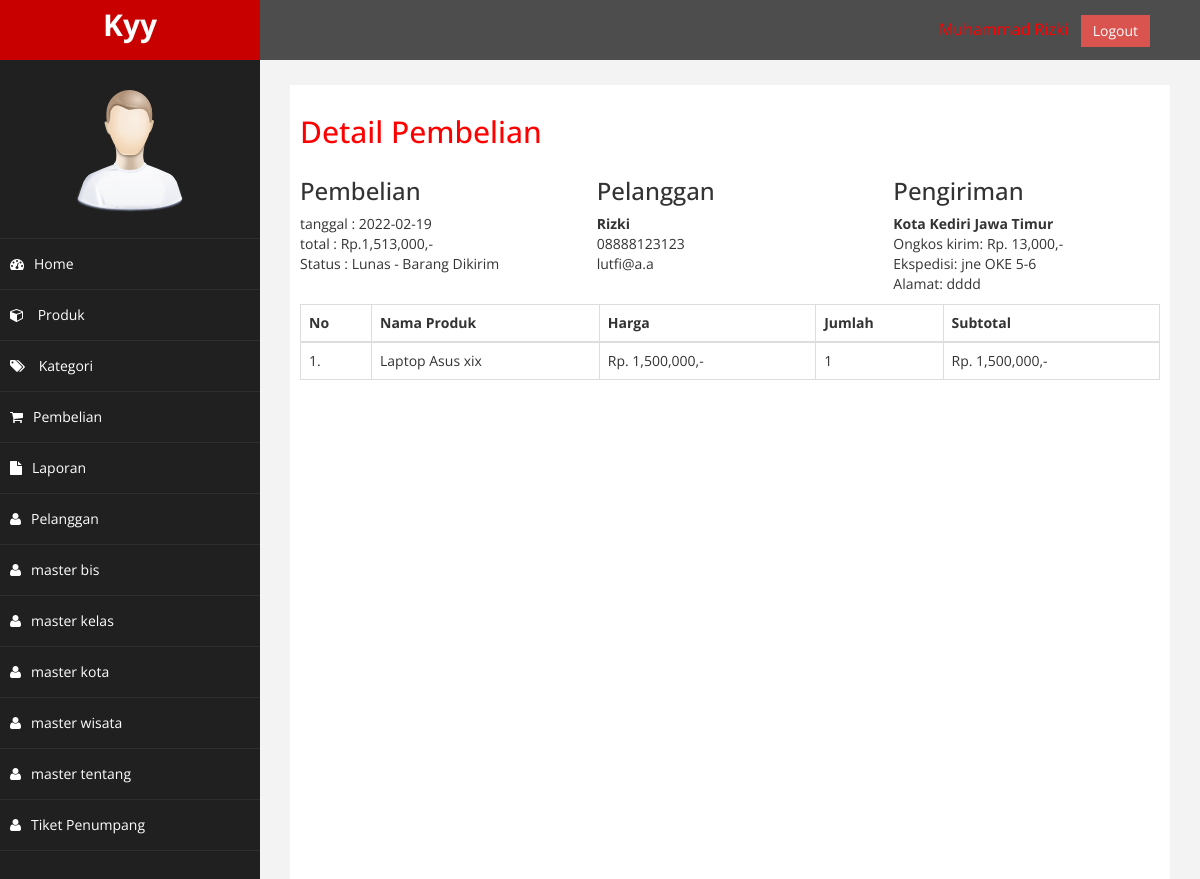
/admin/index.php?halaman=detail&id=2 (signed in), run on the app's committed database.
### tables this page shows
CREATE TABLE `pembelian` (
  `id_pembelian` int(11) NOT NULL,
  `id_pelanggan` int(11) NOT NULL,
  `tanggal_pembelian` date NOT NULL,
  `total_pembelian` int(11) NOT NULL,
  `alamat_pengiriman` text NOT NULL,
  `status_pembelian` varchar(100) NOT NULL DEFAULT 'pending',
  `totalberat` int(11) NOT NULL,
  `provinsi` varchar(255) NOT NULL,
  `distrik` varchar(255) NOT NULL,
  `tipe` varchar(255) NOT NULL,
  `kodepos` varchar(255) NOT NULL,
  `ekspedisi` varchar(255) NOT NULL,
  `paket` varchar(255) NOT NULL,
  `ongkir` int(11) NOT NULL,
  `estimasi` varchar(255) NOT NULL,
  `resi_pengiriman` varchar(234) NOT NULL
);

CREATE TABLE `pelanggan` (
  `id_pelanggan` int(11) NOT NULL,
  `email_pelanggan` varchar(100) NOT NULL,
  `password_pelanggan` varchar(50) NOT NULL,
  `nama_pelanggan` varchar(100) NOT NULL,
  `telepon_pelanggan` varchar(100) NOT NULL,
  `alamat_pelanggan` text NOT NULL
);

CREATE TABLE `pembelian_produk` (
  `id_pembelian_produk` int(11) NOT NULL,
  `id_pembelian` int(11) NOT NULL,
  `id_produk` int(11) NOT NULL,
  `jumlah` int(11) NOT NULL,
  `nama` varchar(100) NOT NULL,
  `harga` int(11) NOT NULL,
  `berat` int(11) NOT NULL,
  `subberat` int(11) NOT NULL,
  `subharga` int(11) NOT NULL
);

CREATE TABLE `produk` (
  `id_produk` int(11) NOT NULL,
  `id_kategori` int(5) NOT NULL,
  `nama_produk` varchar(100) NOT NULL,
  `harga_produk` int(11) NOT NULL,
  `berat_produk` int(11) NOT NULL,
  `foto_produk` varchar(100) NOT NULL,
  `deskripsi_produk` text NOT NULL,
  `stok_produk` int(5) NOT NULL
);

### admin/detail.php (the view)
<h2>Detail Pembelian</h2>
<?php
$ambil = $koneksi->query("SELECT * FROM pembelian JOIN pelanggan ON pembelian.id_pelanggan = pelanggan.id_pelanggan WHERE pembelian.id_pembelian = '$_GET[id]'");
$detail = $ambil->fetch_assoc();
?>
<div class="row" style="margin-bottom:10px;">
    <div class="col-md-4">
        <h3>Pembelian</h3>
        tanggal : <?= $detail["tanggal_pembelian"]; ?><br>
        total : Rp.<?= number_format($detail["total_pembelian"]); ?>,- <br>
        Status : <?= $detail['status_pembelian']; ?>
    </div>
    <div class="col-md-4">
        <h3>Pelanggan</h3>
        <strong><?= $detail["nama_pelanggan"]; ?></strong><br>
        <?= $detail["telepon_pelanggan"]; ?><br>
        <?= $detail["email_pelanggan"]; ?>
    </div>
    <div class="col-md-4">
        <h3>Pengiriman</h3>
        <strong><?= $detail['tipe']; ?> <?= $detail['distrik']; ?> <?= $detail['provinsi']; ?></strong><br>
        Ongkos kirim: Rp. <?= number_format($detail['ongkir']); ?>,-<br>
        Ekspedisi: <?= $detail['ekspedisi']; ?> <?= $detail['paket']; ?> <?= $detail['estimasi']; ?><br>
        Alamat: <?= $detail['alamat_pengiriman']; ?>
    </div>
</div>
<table class="table table-bordered">
    <thead>
        <tr>
            <th>No</th>
            <th>Nama Produk</th>
            <th>Harga</th>
            <th>Jumlah</th>
            <th>Subtotal</th>
        </tr>
    </thead>
    <tbody>
        <?php $no = 1; ?>
        <?php $ambil = $koneksi->query("SELECT * FROM pembelian_produk JOIN produk ON pembelian_produk.id_produk = produk.id_produk WHERE pembelian_produk.id_pembelian = '$_GET[id]'"); ?>
        <?php while ($pecah = $ambil->fetch_assoc()) : ?>
            <tr>
                <td><?= $no; ?>.</td>
                <td><?= $pecah["nama_produk"]; ?></td>
                <td>Rp. <?= number_format($pecah["harga_produk"]); ?>,-</td>
                <td><?= $pecah["jumlah"]; ?></td>
                <td>Rp. <?= number_format($pecah["jumlah"] * $pecah["harga_produk"]); ?>,-</td>
            </tr>
            <?php $no++; ?>
        <?php endwhile; ?>
    </tbody>
</table>

### admin/assets/css/custom.css (style rules this page uses)
body { font-family: 'Open Sans', sans-serif; }
h2 { color: #f00; }

### data on the page
pembelian: tanggal_pembelian "2022-02-19", total_pembelian "1,513,000", status_pembelian "Lunas - Barang Dikirim", id_pelanggan.nama_pelanggan "Rizki", id_pelanggan.telepon_pelanggan "08888123123", id_pelanggan.email_pelanggan "lutfi@a.a", tipe "Kota", distrik "Kediri", provinsi "Jawa Timur", ongkir "13,000", ekspedisi "jne", paket "OKE", estimasi "5-6", alamat_pengiriman "dddd"
pembelian_produk: id_produk.nama_produk "Laptop Asus xix", id_produk.harga_produk "1,500,000", jumlah "1", $pecah['jumlah']*$pecah['harga_produk'] "1,500,000"
